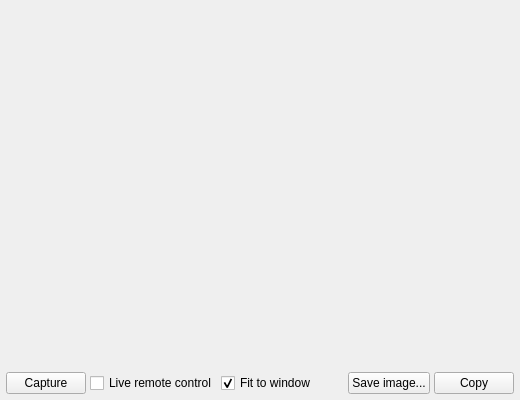
<?xml version="1.0" encoding="UTF-8"?>
<ui version="4.0">
 <class>ScreenWindow</class>
 <widget class="QWidget" name="ScreenWindow">
  <property name="geometry">
   <rect>
    <x>0</x>
    <y>0</y>
    <width>520</width>
    <height>400</height>
   </rect>
  </property>
  <property name="windowTitle">
   <string>tinySA screen</string>
  </property>
  <layout class="QVBoxLayout" name="screenLayout">
   <property name="spacing">
    <number>4</number>
   </property>
   <property name="leftMargin">
    <number>6</number>
   </property>
   <property name="topMargin">
    <number>6</number>
   </property>
   <property name="rightMargin">
    <number>6</number>
   </property>
   <property name="bottomMargin">
    <number>6</number>
   </property>
   <item>
    <widget class="ScreenView" name="screenView">
     <property name="sizePolicy">
      <sizepolicy hsizetype="Expanding" vsizetype="Expanding">
       <horstretch>0</horstretch>
       <verstretch>1</verstretch>
      </sizepolicy>
     </property>
     <property name="toolTip">
      <string>Click or drag to touch the tinySA screen</string>
     </property>
    </widget>
   </item>
   <item>
    <layout class="QHBoxLayout" name="screenButtons">
     <item>
      <widget class="QPushButton" name="captureButton">
       <property name="toolTip">
        <string>Read the screen once</string>
       </property>
       <property name="text">
        <string>Capture</string>
       </property>
      </widget>
     </item>
     <item>
      <widget class="QCheckBox" name="remoteCheck">
       <property name="toolTip">
        <string>Live screen: the tinySA sends every change. The app's own sweeping pauses meanwhile.</string>
       </property>
       <property name="text">
        <string>Live remote control</string>
       </property>
      </widget>
     </item>
     <item>
      <widget class="QCheckBox" name="fitCheck">
       <property name="text">
        <string>Fit to window</string>
       </property>
       <property name="checked">
        <bool>true</bool>
       </property>
      </widget>
     </item>
     <item>
      <spacer name="screenSpacer">
       <property name="orientation">
        <enum>Qt::Orientation::Horizontal</enum>
       </property>
       <property name="sizeHint" stdset="0">
        <size>
         <width>10</width>
         <height>0</height>
        </size>
       </property>
      </spacer>
     </item>
     <item>
      <widget class="QPushButton" name="saveScreenButton">
       <property name="text">
        <string>Save image...</string>
       </property>
      </widget>
     </item>
     <item>
      <widget class="QPushButton" name="copyScreenButton">
       <property name="text">
        <string>Copy</string>
       </property>
      </widget>
     </item>
    </layout>
   </item>
  </layout>
 </widget>
 <customwidgets>
  <customwidget>
   <class>ScreenView</class>
   <extends>QWidget</extends>
   <header>screenview.h</header>
   <container>0</container>
  </customwidget>
 </customwidgets>
 <resources/>
 <connections/>
</ui>
